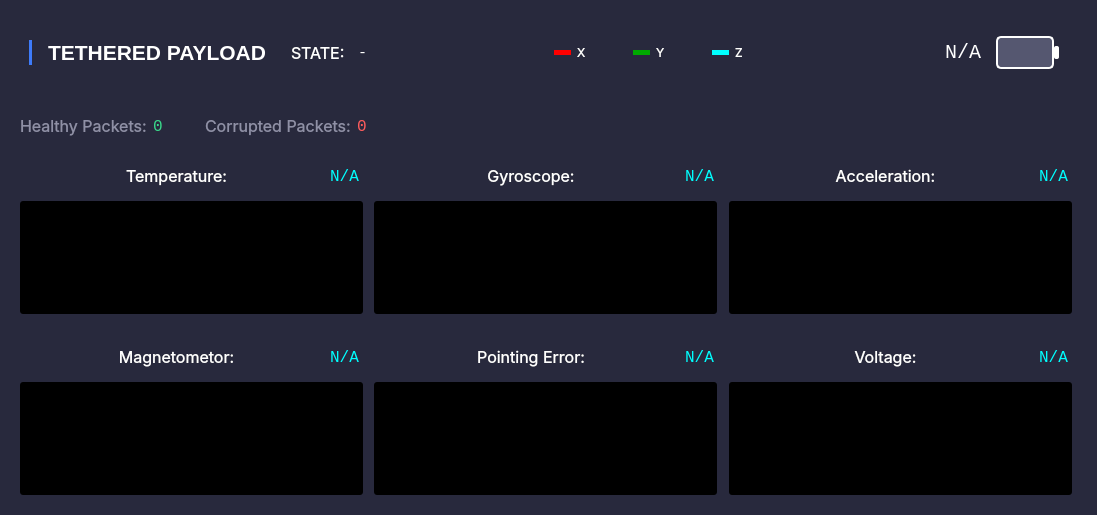
     <widget class="QWidget" name="payload_box" native="true">
      <property name="sizePolicy">
       <sizepolicy hsizetype="Preferred" vsizetype="Expanding">
        <horstretch>0</horstretch>
        <verstretch>0</verstretch>
       </sizepolicy>
      </property>
      <property name="minimumSize">
       <size>
        <width>1097</width>
        <height>0</height>
       </size>
      </property>
      <property name="maximumSize">
       <size>
        <width>16777215</width>
        <height>16777215</height>
       </size>
      </property>
      <property name="styleSheet">
       <string notr="true">color: white;
background-color: rgb(40, 41, 61);
border-radius: 20px;</string>
      </property>
      <layout class="QVBoxLayout" name="verticalLayout_5">
       <property name="topMargin">
        <number>9</number>
       </property>
       <item>
        <widget class="QGroupBox" name="header_box_5">
         <layout class="QHBoxLayout" name="header_box_6">
          <item>
           <widget class="QGroupBox" name="title_box_5">
            <layout class="QHBoxLayout" name="horizontalLayout_20">
             <item>
              <widget class="Line" name="line_6">
               <property name="maximumSize">
                <size>
                 <width>16777215</width>
                 <height>25</height>
                </size>
               </property>
               <property name="styleSheet">
                <string notr="true">background-color: rgb(62, 123, 250);
border-radius: 100px;</string>
               </property>
               <property name="orientation">
                <enum>Qt::Vertical</enum>
               </property>
              </widget>
             </item>
             <item>
              <spacer name="horizontalSpacer_8">
               <property name="orientation">
                <enum>Qt::Horizontal</enum>
               </property>
               <property name="sizeType">
                <enum>QSizePolicy::Fixed</enum>
               </property>
               <property name="sizeHint" stdset="0">
                <size>
                 <width>10</width>
                 <height>20</height>
                </size>
               </property>
              </spacer>
             </item>
             <item>
              <widget class="QLabel" name="title_5">
               <property name="maximumSize">
                <size>
                 <width>16777215</width>
                 <height>25</height>
                </size>
               </property>
               <property name="font">
                <font>
                 <pointsize>16</pointsize>
                 <weight>75</weight>
                 <bold>true</bold>
                </font>
               </property>
               <property name="styleSheet">
                <string notr="true"/>
               </property>
               <property name="text">
                <string>TETHERED PAYLOAD</string>
               </property>
              </widget>
             </item>
            </layout>
           </widget>
          </item>
          <item>
           <widget class="QGroupBox" name="battery_box_3">
            <property name="flat">
             <bool>false</bool>
            </property>
            <layout class="QHBoxLayout" name="horizontalLayout_15">
             <item>
              <widget class="QLabel" name="label_17">
               <property name="maximumSize">
                <size>
                 <width>61</width>
                 <height>16777215</height>
                </size>
               </property>
               <property name="font">
                <font>
                 <family>Inter</family>
                 <pointsize>12</pointsize>
                </font>
               </property>
               <property name="text">
                <string>STATE:</string>
               </property>
              </widget>
             </item>
             <item>
              <widget class="QLabel" name="p_state">
               <property name="font">
                <font>
                 <family>Consolas</family>
                 <pointsize>11</pointsize>
                </font>
               </property>
               <property name="text">
                <string>-</string>
               </property>
              </widget>
             </item>
             <item>
              <widget class="QWidget" name="widget_6" native="true">
               <property name="maximumSize">
                <size>
                 <width>17</width>
                 <height>5</height>
                </size>
               </property>
               <property name="styleSheet">
                <string notr="true">background-color: red;</string>
               </property>
              </widget>
             </item>
             <item>
              <widget class="QLabel" name="label_13">
               <property name="maximumSize">
                <size>
                 <width>50</width>
                 <height>16777215</height>
                </size>
               </property>
               <property name="font">
                <font>
                 <family>Inter</family>
                 <pointsize>9</pointsize>
                </font>
               </property>
               <property name="text">
                <string>X</string>
               </property>
              </widget>
             </item>
             <item>
              <widget class="QWidget" name="widget_7" native="true">
               <property name="maximumSize">
                <size>
                 <width>17</width>
                 <height>5</height>
                </size>
               </property>
               <property name="styleSheet">
                <string notr="true">background-color: rgb(0, 170, 0);</string>
               </property>
              </widget>
             </item>
             <item>
              <widget class="QLabel" name="label_12">
               <property name="maximumSize">
                <size>
                 <width>50</width>
                 <height>16777215</height>
                </size>
               </property>
               <property name="font">
                <font>
                 <family>Inter</family>
                 <pointsize>9</pointsize>
                </font>
               </property>
               <property name="text">
                <string>Y</string>
               </property>
              </widget>
             </item>
             <item>
              <widget class="QWidget" name="widget_3" native="true">
               <property name="maximumSize">
                <size>
                 <width>17</width>
                 <height>5</height>
                </size>
               </property>
               <property name="styleSheet">
                <string notr="true">background-color: cyan;</string>
               </property>
              </widget>
             </item>
             <item>
              <widget class="QLabel" name="label_9">
               <property name="maximumSize">
                <size>
                 <width>50</width>
                 <height>16777215</height>
                </size>
               </property>
               <property name="font">
                <font>
                 <family>Inter</family>
                 <pointsize>9</pointsize>
                </font>
               </property>
               <property name="text">
                <string>Z</string>
               </property>
              </widget>
             </item>
             <item>
              <widget class="QLabel" name="payload_battery_percent">
               <property name="font">
                <font>
                 <family>Consolas</family>
                 <pointsize>15</pointsize>
                </font>
               </property>
               <property name="text">
                <string>N/A</string>
               </property>
               <property name="alignment">
                <set>Qt::AlignRight|Qt::AlignTrailing|Qt::AlignVCenter</set>
               </property>
              </widget>
             </item>
             <item>
              <widget class="QWidget" name="widget_4" native="true">
               <property name="minimumSize">
                <size>
                 <width>81</width>
                 <height>51</height>
                </size>
               </property>
               <property name="maximumSize">
                <size>
                 <width>81</width>
                 <height>51</height>
                </size>
               </property>
               <layout class="QHBoxLayout" name="horizontalLayout_16">
                <property name="spacing">
                 <number>0</number>
                </property>
                <item>
                 <widget class="QProgressBar" name="p_battery_visual">
                  <property name="sizePolicy">
                   <sizepolicy hsizetype="Expanding" vsizetype="Expanding">
                    <horstretch>0</horstretch>
                    <verstretch>0</verstretch>
                   </sizepolicy>
                  </property>
                  <property name="styleSheet">
                   <string notr="true">QProgressBar {
	border-radius: 5px;
	background-color: #555770;
	border: 2px solid white;
}

QProgressBar::chunk {
	border-radius: 5px;
	background-color: #39d98a;
	border: 2px solid #555770;
}</string>
                  </property>
                  <property name="maximum">
                   <number>100</number>
                  </property>
                  <property name="value">
                   <number>0</number>
                  </property>
                  <property name="textVisible">
                   <bool>false</bool>
                  </property>
                  <property name="invertedAppearance">
                   <bool>false</bool>
                  </property>
                 </widget>
                </item>
                <item>
                 <widget class="QWidget" name="widget_5" native="true">
                  <property name="sizePolicy">
                   <sizepolicy hsizetype="Preferred" vsizetype="Fixed">
                    <horstretch>0</horstretch>
                    <verstretch>0</verstretch>
                   </sizepolicy>
                  </property>
                  <property name="minimumSize">
                   <size>
                    <width>5</width>
                    <height>13</height>
                   </size>
                  </property>
                  <property name="maximumSize">
                   <size>
                    <width>5</width>
                    <height>13</height>
                   </size>
                  </property>
                  <property name="styleSheet">
                   <string notr="true">border-radius: 2px;
background-color: white;</string>
                  </property>
                 </widget>
                </item>
               </layout>
              </widget>
             </item>
            </layout>
           </widget>
          </item>
         </layout>
        </widget>
       </item>
       <item>
        <widget class="QGroupBox" name="pkg_count_box_2">
         <property name="minimumSize">
          <size>
           <width>214</width>
           <height>40</height>
          </size>
         </property>
         <property name="maximumSize">
          <size>
           <width>400</width>
           <height>31</height>
          </size>
         </property>
         <layout class="QHBoxLayout" name="horizontalLayout_17">
          <item>
           <widget class="QLabel" name="pkg_count_label_7">
            <property name="font">
             <font>
              <family>Inter</family>
              <pointsize>12</pointsize>
             </font>
            </property>
            <property name="styleSheet">
             <string notr="true">color: #8f90a6;</string>
            </property>
            <property name="text">
             <string>Healthy Packets:</string>
            </property>
           </widget>
          </item>
          <item>
           <widget class="QLabel" name="p_healthy_pkg_count">
            <property name="font">
             <font>
              <family>Consolas</family>
              <pointsize>12</pointsize>
             </font>
            </property>
            <property name="styleSheet">
             <string notr="true">color: #39d98a;</string>
            </property>
            <property name="text">
             <string>0</string>
            </property>
           </widget>
          </item>
          <item>
           <widget class="QLabel" name="pkg_count_label_8">
            <property name="font">
             <font>
              <family>Inter</family>
              <pointsize>12</pointsize>
             </font>
            </property>
            <property name="styleSheet">
             <string notr="true">color: #8f90a6;</string>
            </property>
            <property name="text">
             <string>Corrupted Packets:</string>
            </property>
           </widget>
          </item>
          <item>
           <widget class="QLabel" name="p_corrupted_pkg_count">
            <property name="font">
             <font>
              <family>Consolas</family>
              <pointsize>12</pointsize>
             </font>
            </property>
            <property name="styleSheet">
             <string notr="true">color: #ff5c5c;</string>
            </property>
            <property name="text">
             <string>0</string>
            </property>
           </widget>
          </item>
         </layout>
        </widget>
       </item>
       <item>
        <widget class="QGroupBox" name="chart_box_3">
         <property name="minimumSize">
          <size>
           <width>781</width>
           <height>175</height>
          </size>
         </property>
         <property name="maximumSize">
          <size>
           <width>16777215</width>
           <height>193</height>
          </size>
         </property>
         <property name="styleSheet">
          <string notr="true">border-radius: 3px;</string>
         </property>
         <layout class="QGridLayout" name="gridLayout_3">
          <item row="1" column="1">
           <widget class="PlotWidget" name="p_gyro_chart" native="true">
            <property name="sizePolicy">
             <sizepolicy hsizetype="Preferred" vsizetype="MinimumExpanding">
              <horstretch>0</horstretch>
              <verstretch>0</verstretch>
             </sizepolicy>
            </property>
            <property name="minimumSize">
             <size>
              <width>343</width>
              <height>0</height>
             </size>
            </property>
            <property name="maximumSize">
             <size>
              <width>343</width>
              <height>191</height>
             </size>
            </property>
            <property name="styleSheet">
             <string notr="true">background-color: black;</string>
            </property>
           </widget>
          </item>
          <item row="1" column="2">
           <widget class="PlotWidget" name="p_accel_chart" native="true">
            <property name="sizePolicy">
             <sizepolicy hsizetype="Preferred" vsizetype="MinimumExpanding">
              <horstretch>0</horstretch>
              <verstretch>0</verstretch>
             </sizepolicy>
            </property>
            <property name="minimumSize">
             <size>
              <width>343</width>
              <height>0</height>
             </size>
            </property>
            <property name="maximumSize">
             <size>
              <width>343</width>
              <height>191</height>
             </size>
            </property>
            <property name="styleSheet">
             <string notr="true">background-color: black;</string>
            </property>
           </widget>
          </item>
          <item row="1" column="0">
           <widget class="PlotWidget" name="p_temp_chart" native="true">
            <property name="sizePolicy">
             <sizepolicy hsizetype="Preferred" vsizetype="MinimumExpanding">
              <horstretch>0</horstretch>
              <verstretch>0</verstretch>
             </sizepolicy>
            </property>
            <property name="minimumSize">
             <size>
              <width>343</width>
              <height>0</height>
             </size>
            </property>
            <property name="maximumSize">
             <size>
              <width>343</width>
              <height>191</height>
             </size>
            </property>
            <property name="styleSheet">
             <string notr="true">background-color: black;</string>
            </property>
           </widget>
          </item>
          <item row="0" column="0">
           <widget class="QWidget" name="widget_12" native="true">
            <layout class="QHBoxLayout" name="horizontalLayout_22">
             <item>
              <widget class="QLabel" name="p_temp_label">
               <property name="sizePolicy">
                <sizepolicy hsizetype="MinimumExpanding" vsizetype="Minimum">
                 <horstretch>0</horstretch>
                 <verstretch>0</verstretch>
                </sizepolicy>
               </property>
               <property name="minimumSize">
                <size>
                 <width>0</width>
                 <height>0</height>
                </size>
               </property>
               <property name="font">
                <font>
                 <family>Inter</family>
                 <pointsize>12</pointsize>
                </font>
               </property>
               <property name="text">
                <string>Temperature:</string>
               </property>
               <property name="alignment">
                <set>Qt::AlignCenter</set>
               </property>
              </widget>
             </item>
             <item>
              <widget class="QLabel" name="p_temp_value">
               <property name="sizePolicy">
                <sizepolicy hsizetype="Minimum" vsizetype="Minimum">
                 <horstretch>0</horstretch>
                 <verstretch>0</verstretch>
                </sizepolicy>
               </property>
               <property name="minimumSize">
                <size>
                 <width>0</width>
                 <height>0</height>
                </size>
               </property>
               <property name="font">
                <font>
                 <family>Consolas</family>
                 <pointsize>12</pointsize>
                </font>
               </property>
               <property name="styleSheet">
                <string notr="true">color: cyan;</string>
               </property>
               <property name="text">
                <string>N/A</string>
               </property>
               <property name="alignment">
                <set>Qt::AlignCenter</set>
               </property>
              </widget>
             </item>
            </layout>
           </widget>
          </item>
          <item row="0" column="1">
           <widget class="QWidget" name="widget_13" native="true">
            <layout class="QHBoxLayout" name="horizontalLayout_24">
             <item>
              <widget class="QLabel" name="p_gyro_label">
               <property name="sizePolicy">
                <sizepolicy hsizetype="MinimumExpanding" vsizetype="Minimum">
                 <horstretch>0</horstretch>
                 <verstretch>0</verstretch>
                </sizepolicy>
               </property>
               <property name="minimumSize">
                <size>
                 <width>0</width>
                 <height>0</height>
                </size>
               </property>
               <property name="font">
                <font>
                 <family>Inter</family>
                 <pointsize>12</pointsize>
                </font>
               </property>
               <property name="text">
                <string>Gyroscope:</string>
               </property>
               <property name="alignment">
                <set>Qt::AlignCenter</set>
               </property>
              </widget>
             </item>
             <item>
              <widget class="QLabel" name="p_gyro_value">
               <property name="sizePolicy">
                <sizepolicy hsizetype="Minimum" vsizetype="Minimum">
                 <horstretch>0</horstretch>
                 <verstretch>0</verstretch>
                </sizepolicy>
               </property>
               <property name="minimumSize">
                <size>
                 <width>0</width>
                 <height>0</height>
                </size>
               </property>
               <property name="font">
                <font>
                 <family>Consolas</family>
                 <pointsize>12</pointsize>
                </font>
               </property>
               <property name="styleSheet">
                <string notr="true">color: cyan;</string>
               </property>
               <property name="text">
                <string>N/A</string>
               </property>
               <property name="alignment">
                <set>Qt::AlignCenter</set>
               </property>
              </widget>
             </item>
            </layout>
           </widget>
          </item>
          <item row="0" column="2">
           <widget class="QWidget" name="widget_14" native="true">
            <layout class="QHBoxLayout" name="horizontalLayout_25">
             <item>
              <widget class="QLabel" name="p_accel_label">
               <property name="sizePolicy">
                <sizepolicy hsizetype="MinimumExpanding" vsizetype="Minimum">
                 <horstretch>0</horstretch>
                 <verstretch>0</verstretch>
                </sizepolicy>
               </property>
               <property name="minimumSize">
                <size>
                 <width>0</width>
                 <height>0</height>
                </size>
               </property>
               <property name="font">
                <font>
                 <family>Inter</family>
                 <pointsize>12</pointsize>
                </font>
               </property>
               <property name="text">
                <string>Acceleration:</string>
               </property>
               <property name="alignment">
                <set>Qt::AlignCenter</set>
               </property>
              </widget>
             </item>
             <item>
              <widget class="QLabel" name="p_accel_value">
               <property name="sizePolicy">
                <sizepolicy hsizetype="Minimum" vsizetype="Minimum">
                 <horstretch>0</horstretch>
                 <verstretch>0</verstretch>
                </sizepolicy>
               </property>
               <property name="minimumSize">
                <size>
                 <width>0</width>
                 <height>0</height>
                </size>
               </property>
               <property name="font">
                <font>
                 <family>Consolas</family>
                 <pointsize>12</pointsize>
                </font>
               </property>
               <property name="styleSheet">
                <string notr="true">color: cyan;</string>
               </property>
               <property name="text">
                <string>N/A</string>
               </property>
               <property name="alignment">
                <set>Qt::AlignCenter</set>
               </property>
              </widget>
             </item>
            </layout>
           </widget>
          </item>
         </layout>
        </widget>
       </item>
       <item>
        <widget class="QGroupBox" name="chart_box_4">
         <property name="minimumSize">
          <size>
           <width>781</width>
           <height>175</height>
          </size>
         </property>
         <property name="maximumSize">
          <size>
           <width>16777215</width>
           <height>201</height>
          </size>
         </property>
         <property name="styleSheet">
          <string notr="true">border-radius: 3px;</string>
         </property>
         <layout class="QGridLayout" name="gridLayout_5">
          <item row="1" column="3">
           <widget class="PlotWidget" name="p_voltage_chart" native="true">
            <property name="sizePolicy">
             <sizepolicy hsizetype="Preferred" vsizetype="MinimumExpanding">
              <horstretch>0</horstretch>
              <verstretch>0</verstretch>
             </sizepolicy>
            </property>
            <property name="minimumSize">
             <size>
              <width>343</width>
              <height>0</height>
             </size>
            </property>
            <property name="maximumSize">
             <size>
              <width>343</width>
              <height>191</height>
             </size>
            </property>
            <property name="styleSheet">
             <string notr="true">background-color: black;</string>
            </property>
           </widget>
          </item>
          <item row="1" column="0">
           <widget class="PlotWidget" name="p_mag_chart" native="true">
            <property name="sizePolicy">
             <sizepolicy hsizetype="Preferred" vsizetype="MinimumExpanding">
              <horstretch>0</horstretch>
              <verstretch>0</verstretch>
             </sizepolicy>
            </property>
            <property name="minimumSize">
             <size>
              <width>343</width>
              <height>0</height>
             </size>
            </property>
            <property name="maximumSize">
             <size>
              <width>343</width>
              <height>191</height>
             </size>
            </property>
            <property name="styleSheet">
             <string notr="true">background-color: black;</string>
            </property>
           </widget>
          </item>
          <item row="1" column="1">
           <widget class="PlotWidget" name="p_ptr_err_chart" native="true">
            <property name="sizePolicy">
             <sizepolicy hsizetype="Preferred" vsizetype="MinimumExpanding">
              <horstretch>0</horstretch>
              <verstretch>0</verstretch>
             </sizepolicy>
            </property>
            <property name="minimumSize">
             <size>
              <width>343</width>
              <height>0</height>
             </size>
            </property>
            <property name="maximumSize">
             <size>
              <width>343</width>
              <height>191</height>
             </size>
            </property>
            <property name="styleSheet">
             <string notr="true">background-color: black;</string>
            </property>
           </widget>
          </item>
          <item row="0" column="1">
           <widget class="QWidget" name="widget_16" native="true">
            <layout class="QHBoxLayout" name="horizontalLayout_26">
             <item>
              <widget class="QLabel" name="p_ptr_err_label">
               <property name="sizePolicy">
                <sizepolicy hsizetype="MinimumExpanding" vsizetype="Minimum">
                 <horstretch>0</horstretch>
                 <verstretch>0</verstretch>
                </sizepolicy>
               </property>
               <property name="minimumSize">
                <size>
                 <width>0</width>
                 <height>0</height>
                </size>
               </property>
               <property name="font">
                <font>
                 <family>Inter</family>
                 <pointsize>12</pointsize>
                </font>
               </property>
               <property name="text">
                <string>Pointing Error:</string>
               </property>
               <property name="alignment">
                <set>Qt::AlignCenter</set>
               </property>
              </widget>
             </item>
             <item>
              <widget class="QLabel" name="p_ptr_err_value">
               <property name="sizePolicy">
                <sizepolicy hsizetype="Minimum" vsizetype="Minimum">
                 <horstretch>0</horstretch>
                 <verstretch>0</verstretch>
                </sizepolicy>
               </property>
               <property name="minimumSize">
                <size>
                 <width>0</width>
                 <height>0</height>
                </size>
               </property>
               <property name="font">
                <font>
                 <family>Consolas</family>
                 <pointsize>12</pointsize>
                </font>
               </property>
               <property name="styleSheet">
                <string notr="true">color: cyan;</string>
               </property>
               <property name="text">
                <string>N/A</string>
               </property>
               <property name="alignment">
                <set>Qt::AlignCenter</set>
               </property>
              </widget>
             </item>
            </layout>
           </widget>
          </item>
          <item row="0" column="3">
           <widget class="QWidget" name="widget_17" native="true">
            <layout class="QHBoxLayout" name="horizontalLayout_27">
             <item>
              <widget class="QLabel" name="p_voltage_label">
               <property name="sizePolicy">
                <sizepolicy hsizetype="MinimumExpanding" vsizetype="Minimum">
                 <horstretch>0</horstretch>
                 <verstretch>0</verstretch>
                </sizepolicy>
               </property>
               <property name="minimumSize">
                <size>
                 <width>0</width>
                 <height>0</height>
                </size>
               </property>
               <property name="font">
                <font>
                 <family>Inter</family>
                 <pointsize>12</pointsize>
                </font>
               </property>
               <property name="text">
                <string>Voltage:</string>
               </property>
               <property name="alignment">
                <set>Qt::AlignCenter</set>
               </property>
              </widget>
             </item>
             <item>
              <widget class="QLabel" name="p_voltage_value">
               <property name="sizePolicy">
                <sizepolicy hsizetype="Minimum" vsizetype="Minimum">
                 <horstretch>0</horstretch>
                 <verstretch>0</verstretch>
                </sizepolicy>
               </property>
               <property name="minimumSize">
                <size>
                 <width>0</width>
                 <height>0</height>
                </size>
               </property>
               <property name="font">
                <font>
                 <family>Consolas</family>
                 <pointsize>12</pointsize>
                </font>
               </property>
               <property name="styleSheet">
                <string notr="true">color: cyan;</string>
               </property>
               <property name="text">
                <string>N/A</string>
               </property>
               <property name="alignment">
                <set>Qt::AlignCenter</set>
               </property>
              </widget>
             </item>
            </layout>
           </widget>
          </item>
          <item row="0" column="0">
           <widget class="QWidget" name="widget_15" native="true">
            <layout class="QHBoxLayout" name="horizontalLayout_14">
             <item>
              <widget class="QLabel" name="p_mag_label">
               <property name="sizePolicy">
                <sizepolicy hsizetype="MinimumExpanding" vsizetype="Minimum">
                 <horstretch>0</horstretch>
                 <verstretch>0</verstretch>
                </sizepolicy>
               </property>
               <property name="minimumSize">
                <size>
                 <width>0</width>
                 <height>0</height>
                </size>
               </property>
               <property name="font">
                <font>
                 <family>Inter</family>
                 <pointsize>12</pointsize>
                </font>
               </property>
               <property name="text">
                <string>Magnetometor:</string>
               </property>
               <property name="alignment">
                <set>Qt::AlignCenter</set>
               </property>
              </widget>
             </item>
             <item>
              <widget class="QLabel" name="p_mag_value">
               <property name="sizePolicy">
                <sizepolicy hsizetype="Minimum" vsizetype="Minimum">
                 <horstretch>0</horstretch>
                 <verstretch>0</verstretch>
                </sizepolicy>
               </property>
               <property name="minimumSize">
                <size>
                 <width>0</width>
                 <height>0</height>
                </size>
               </property>
               <property name="font">
                <font>
                 <family>Consolas</family>
                 <pointsize>12</pointsize>
                </font>
               </property>
               <property name="styleSheet">
                <string notr="true">color: cyan;</string>
               </property>
               <property name="text">
                <string>N/A</string>
               </property>
               <property name="alignment">
                <set>Qt::AlignCenter</set>
               </property>
              </widget>
             </item>
            </layout>
           </widget>
          </item>
         </layout>
        </widget>
       </item>
      </layout>
     </widget>
